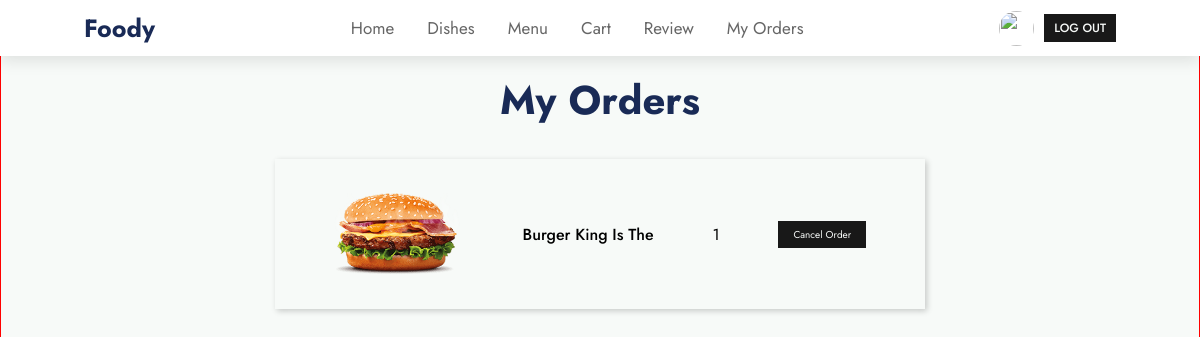
Page /myorder (signed in) on the committed database.
### app1/models.py (models this page shows, shortened)
class BuyNow(models.Model):
    product_id=models.TextField(blank=False,null=False)
    users=models.TextField(blank=False,null=False)
    phonenumber=models.TextField(blank=False,null=False)
    city=models.TextField(blank=False,null=False)
    state=models.TextField(blank=False,null=False)
    pincode=models.TextField(blank=False,null=False)
    address=models.TextField(blank=False,null=False)
    amount=models.TextField(blank=False,null=False)
    quant=models.TextField(blank=False,default=1)
    img=models.TextField(blank=True,null=True)
    title=models.TextField(blank=True,null=True)

### app1/views.py (the view)
# urls.py: path('myorder', views.render_my_order, name='myorder'),
def render_my_order(request):
    return render(request, "app1/MyOrders.html", context={
        "order": BuyNow.objects.filter(users=request.user.email).all()
    })

### app1/templates/app1/MyOrders.html (shortened to what this page needs)
<!DOCTYPE html>
{% load static %}
<html lang="en">
<head>
    <link rel="stylesheet" href="{% static 'app1/css/TodaysMenuStyle.css' %}" />
    <link rel="stylesheet" href="{% static 'app1/css/style.css' %}" />
</head>
<body>
    <header>
        <a href="#" class="logo">Foody</a>
        <nav class="navbar">
            <a href="{% url 'index' %}">home</a>
            <a href="{% url 'menu' %}">dishes</a>
            <a href="{% url 'menu' %}">Menu</a>
            <a href="{% url 'cart' %}">cart</a>
            <a href="#review">review</a>
            <a href="{% url 'myorder' %}">My Orders</a>
        </nav>
        <div class="icons">
            <div class="avatar">
                <img class="avatar__image"
                    src="https://images.unsplash.com/photo-1599566150163-29194dcaad36?ixlib=rb-4.0.3&ixid=MnwxMjA3fDB8MHxwaG90by1wYWdlfHx8fGVufDB8fHx8&auto=format&fit=crop&w=387&q=80" />
                <h6>Log out</h6>
            </div>
        </div>
    </header>
    <section class="section-3">
        <div style="margin-top: 30px; ">
            <h3 style="font-size: 40px;" class="cart-title">My Orders</h3>
        </div>
        <div class="orders-container">
            {% for item in order %}
            <div class="order">
                <div class="order-image-wrapper myorder-wrapper">
                    <img src="{{ item.img }}" />
                </div>
                <div class="myorder-wrapper">
                    <h3 class="myorders-title">{{ item.title }}</h3>
                </div>
                <div class="myorder-wrapper">
                    <p>1</p>
                </div class="myorder-wrapper">
                <div>
                    <a href="{% url 'deleteorder' num=item.id %}" class="myorders-btn">cancel order</a>
                </div>
            </div>
            {% endfor %}
        </div>
    </section>
</body>
</html>

### app1/static/app1/css/TodaysMenuStyle.css (style rules this page uses)
.cart-title { text-align: center; color: var(--black); padding: 20px 0; }
.section-3 { width: 100%; min-height: 100vh; border: 1px solid red; margin: 0; padding: 20px 0; background-color: var(--white); position: relative; }
.orders-container { width: 100%; height: 100%; display: flex; justify-content: center; flex-direction: column; align-items: center; }
.order { width: 650px; height: 150px; display: flex; align-items: center; justify-content: space-evenly; margin-top: 10px; box-shadow: 2px 2px 6px rgba(0,0,0,.2); }
.order-image-wrapper { height: 100%; width: 20%; }
.order-image-wrapper img { width: 100%; height: 100%; object-fit: contain; }
.myorder-wrapper { display: flex; justify-content: center; align-items: center; }
.myorder-wrapper p { font-size: 16px; }
.myorders-btn { padding: 6px 15px; background-color: rgba(0,0,0,.9); color: var(--white); }
.myorders-title { font-size: 16px; font-weight: 500; text-transform: capitalize; max-width: 150px; }

### app1/static/app1/css/style.css (style rules this page uses)
:root { --green:#27ae60; --black:#192a56; --light-color:#666; --box-shadow:0 .5rem 1.5rem rgba(0,0,0,.1); --white:#f7faf8; --gray:#918f7d; }
* { font-family: 'Jost', sans-serif; margin:0; padding:0; box-sizing: border-box; text-decoration: none; outline: none; border:none; text-transform: capitalize; transition: all .2s linear; }
html { font-size: 62.5%; overflow-x: hidden; scroll-padding-top: 5.5rem; scroll-behavior: smooth; }
section { padding:2rem 9%; }
header { position: fixed; top:0; left: 0; right:0; background: #fff; padding:1rem 7%; display: flex; align-items: center; justify-content: space-between; z-index: 1000; box-shadow: var(--box-shadow); }
header .logo { color:var(--black); font-size: 2.5rem; font-weight: bolder; }
header .navbar a { font-size: 1.7rem; border-radius: .5rem; padding:.5rem 1.5rem; color:var(--light-color); }
.avatar { border-radius: 50%; display: flex; align-items: center; }
.avatar__image { width: 35px; height: 35px; object-fit: cover; border-radius: inherit; }
.avatar h6 { font-size: 12px; text-transform: uppercase; margin-left: 10px; padding: 5px 10px; background-color: rgba(0,0,0,.9); color: var(--white); font-weight: 500; cursor: pointer; }

### rows in the picture
BuyNow: img (picture), title "Burger King Is The"
